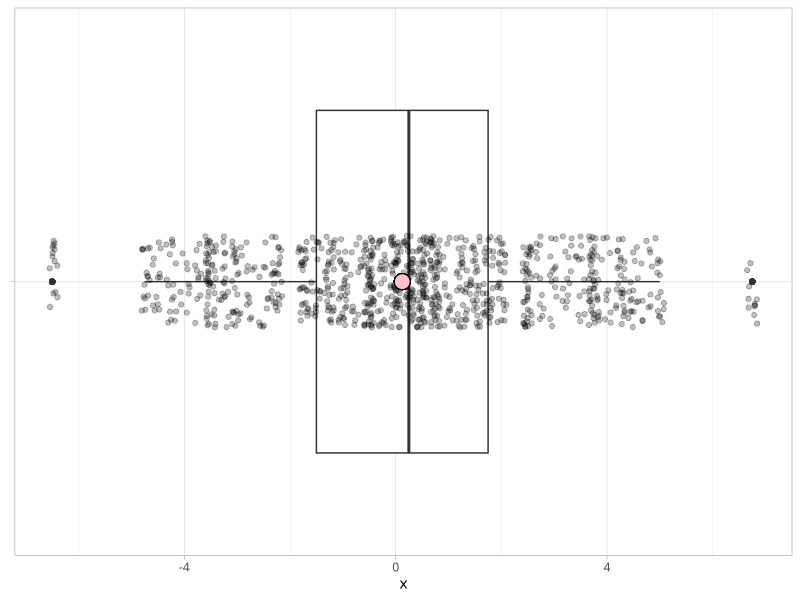
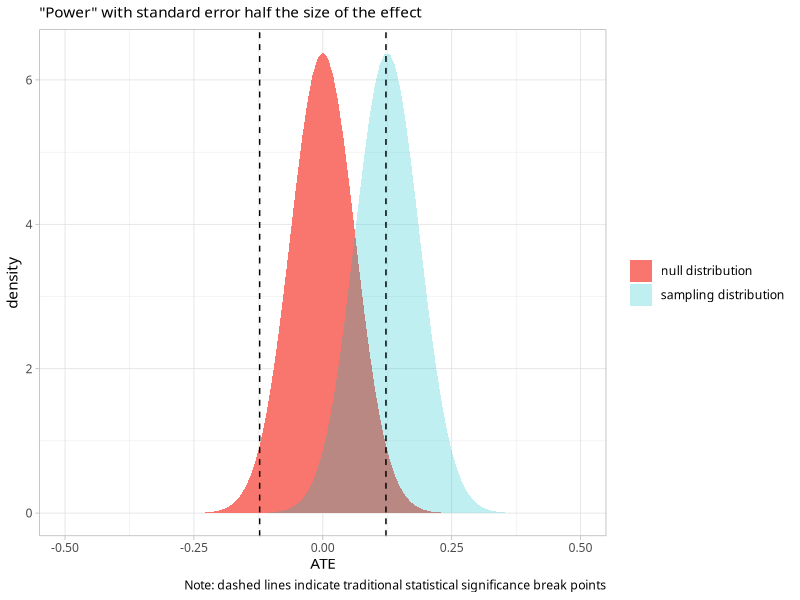
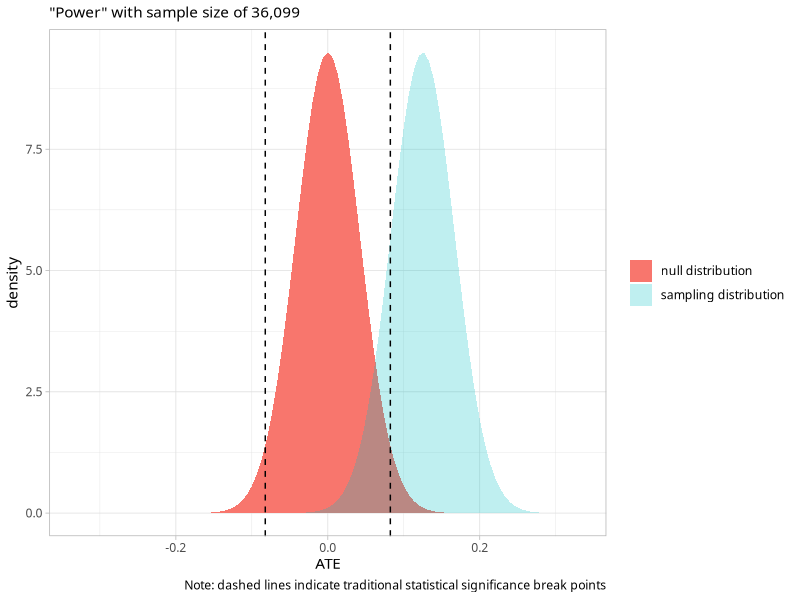
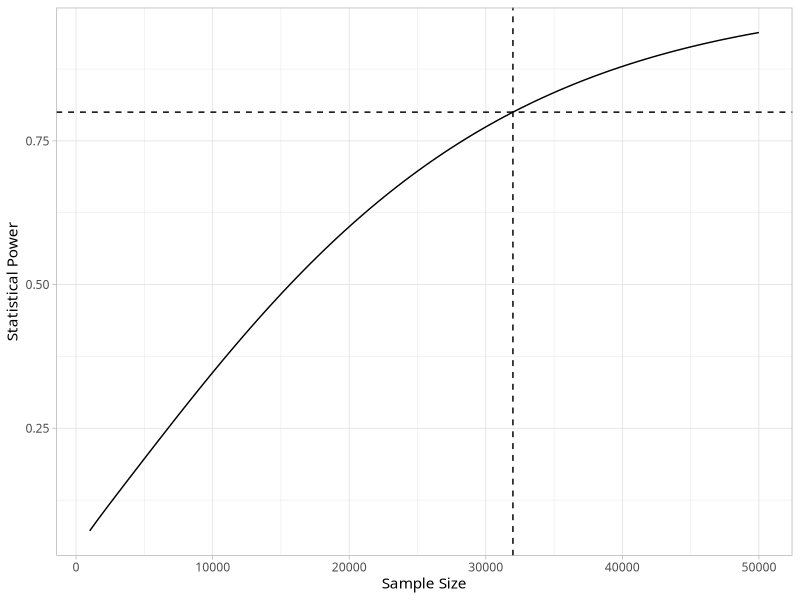

Source code (R) for these figures, in order:
## ---- chunk 1
#| label: Packages
#| code-summary: Packages
#| message: false

library(tidyverse)
theme_set(theme_light(base_family = "Optima"))
## ---- chunk 2
d <- data.frame(
  T = c(0, 0, 1, 0, 0, 1, 1, 1),
  Y0 = c(5, 8, 5, 12, 4, 8, 4, 9),
  Y1 = c(5, 10, 3, 13, 2, 9, 1, 13), 
  id = LETTERS[1:8]
)

d
## ---- chunk 3
d <- d |> 
  mutate(Y = ifelse(as.logical(T), Y1, Y0))

d
## ---- chunk 4
## ate --- based on "complete" data
d |> 
  mutate(TE = Y1 - Y0) |> 
  summarize(ATE = mean(TE))

## ate --- "naive" estimate based on observed data
mean(d$Y[d$T == 1]) - mean(d$Y[d$T == 0])
## ---- chunk 5
d$T <- sample(d$T)
## ---- chunk 6
d <- d |> 
  mutate(Y = ifelse(as.logical(T), Y1, Y0))
## ---- chunk 7
## naive estimate
mean(d$Y[d$T == 1]) - mean(d$Y[d$T == 0])
## ---- chunk 8
#| fig-height: 3

out <- replicate(1e3, {
  d$T <- sample(d$T)
  d$Y <- ifelse(as.logical(d$T), d$Y1, d$Y0)
  mean(d$Y[d$T == 1]) - mean(d$Y[d$T == 0])
})

summary(out)
## ---- chunk 9
tibble(x = out) |> 
  ggplot(aes(x, y = "")) + 
  geom_boxplot() + 
  geom_jitter(height = 1/10, alpha = 1/4) + 
  geom_point(x = 0.125, fill = "pink", shape = 21, size = 5) +
  labs(y = NULL)
## ---- chunk 10
sdY0 <- sd(d$Y0)
sdY0
sdY1 <- sd(d$Y1)
sdY1
## ---- chunk 11
ggplot() + 
  xlim(-1/2, 1/2) + 
  stat_function(
    fun = \(x) dnorm(x, 0, 0.0625), 
    geom = "area", aes(fill = "null distribution")
  ) + 
  stat_function(
    fun = \(x) dnorm(x, 0.125, 0.0625), 
    geom = "area", aes(fill = "sampling distribution"), alpha = 1/4
  ) + 
  geom_vline(xintercept = qnorm(c(0.025, 0.975), 0, 0.0625), linetype = "dashed") + 
  labs(
    y = "density", x = "ATE", fill = NULL,
    caption = "Note: dashed lines indicate traditional statistical significance break points",
    subtitle = "\"Power\" with standard error half the size of the effect"
  )
## ---- chunk 12
## sample size with simple algebra
2*(sdY0^2 + sdY1^2) / 0.042^2 
## ---- chunk 13
ggplot() + 
  xlim(-1/3, 1/3) + 
  stat_function(
    fun = \(x) dnorm(x, 0, 0.042), 
    geom = "area", aes(fill = "null distribution")
  ) + 
  stat_function(
    fun = \(x) dnorm(x, 0.125, 0.042), 
    geom = "area", aes(fill = "sampling distribution"), alpha = 1/4
  ) + 
  geom_vline(xintercept = qnorm(c(0.025, 0.975), 0, 0.042), linetype = "dashed") +
  labs(
    y = "density", x = "ATE", fill = NULL,
    caption = "Note: dashed lines indicate traditional statistical significance break points",
    subtitle = str_glue("\"Power\" with sample size of 36,099")
  )
## ---- chunk 14
cutoff <- qnorm(0.975, mean = 0, sd = 0.042) ## null distribution
pnorm(cutoff, mean = 0.125, sd = 0.042, lower.tail = FALSE)
## ---- chunk 15
qnorm(0.2, mean = 0, sd = 1)
## ---- chunk 16
stat_power <- function(n) {
  ## this function will use our assumptions about standard deviations 
  ## in the population and output the statistical power that corresponds
  ## to a specific sample size
  se <- sqrt(2*(sdY0^2 + sdY1^2) / n)       ## population variance assumption
  cutoff <- qnorm(0.975, mean = 0, sd = se) ## null distribution cutoff
  pnorm(cutoff, mean = 0.125, sd = se, lower.tail = FALSE) ## stat power
}

sample_size <- function(power = 0.8, interval = c(300, 1e6)) {
  ## this function will find the value of "n" for which the output
  ## of stat_power(n) - "power" is zero
  out <- uniroot(\(n) stat_power(n) - power, interval = interval)
  out$root
}

sample_size(power = 0.8)

ggplot() + 
  xlim(1e3, 50e3) + 
  geom_function(fun = stat_power) + 
  geom_hline(yintercept = 0.8, linetype = "dashed") + 
  geom_vline(xintercept = sample_size(power = 0.8), linetype = "dashed") + 
  labs(x = "Sample Size", y = "Statistical Power") 
